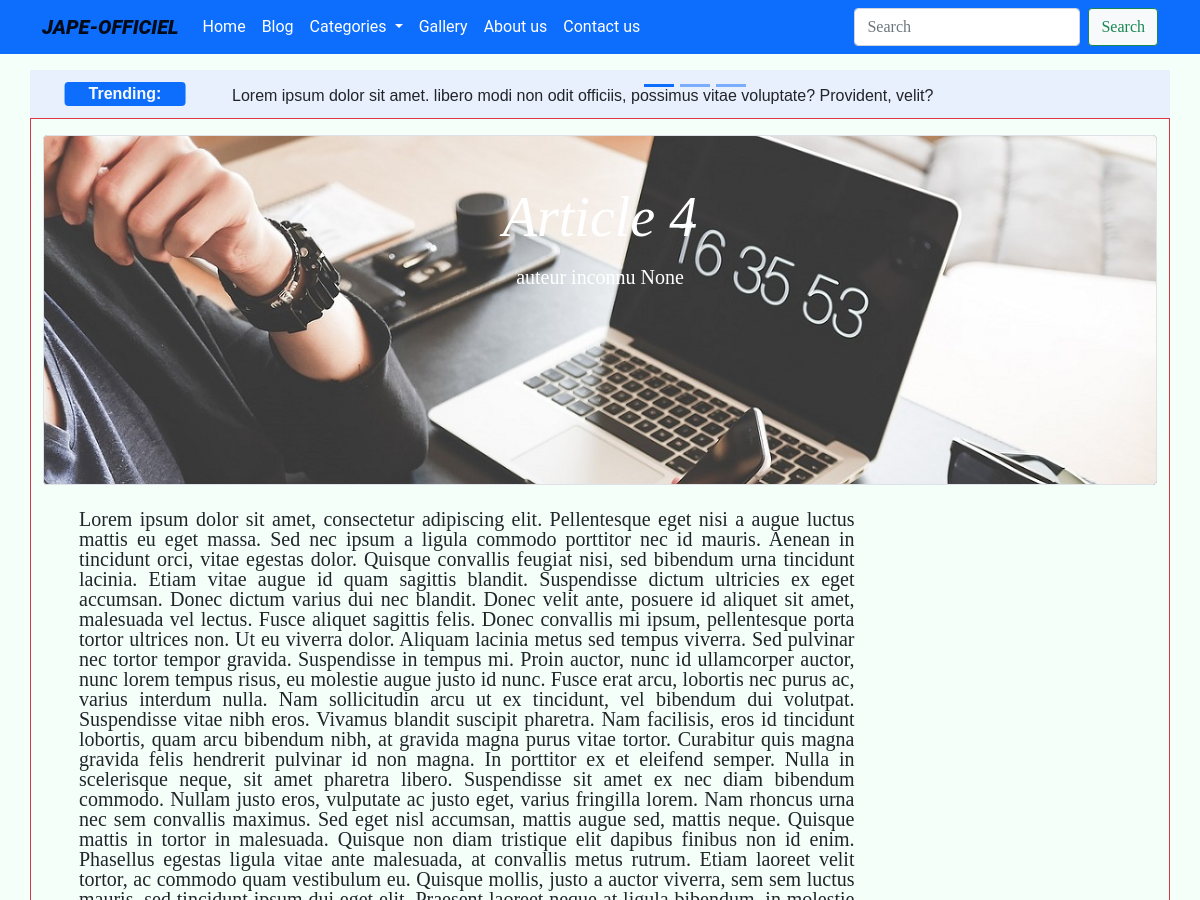
Page /post/article-4 (upper part) on the earlier database version.
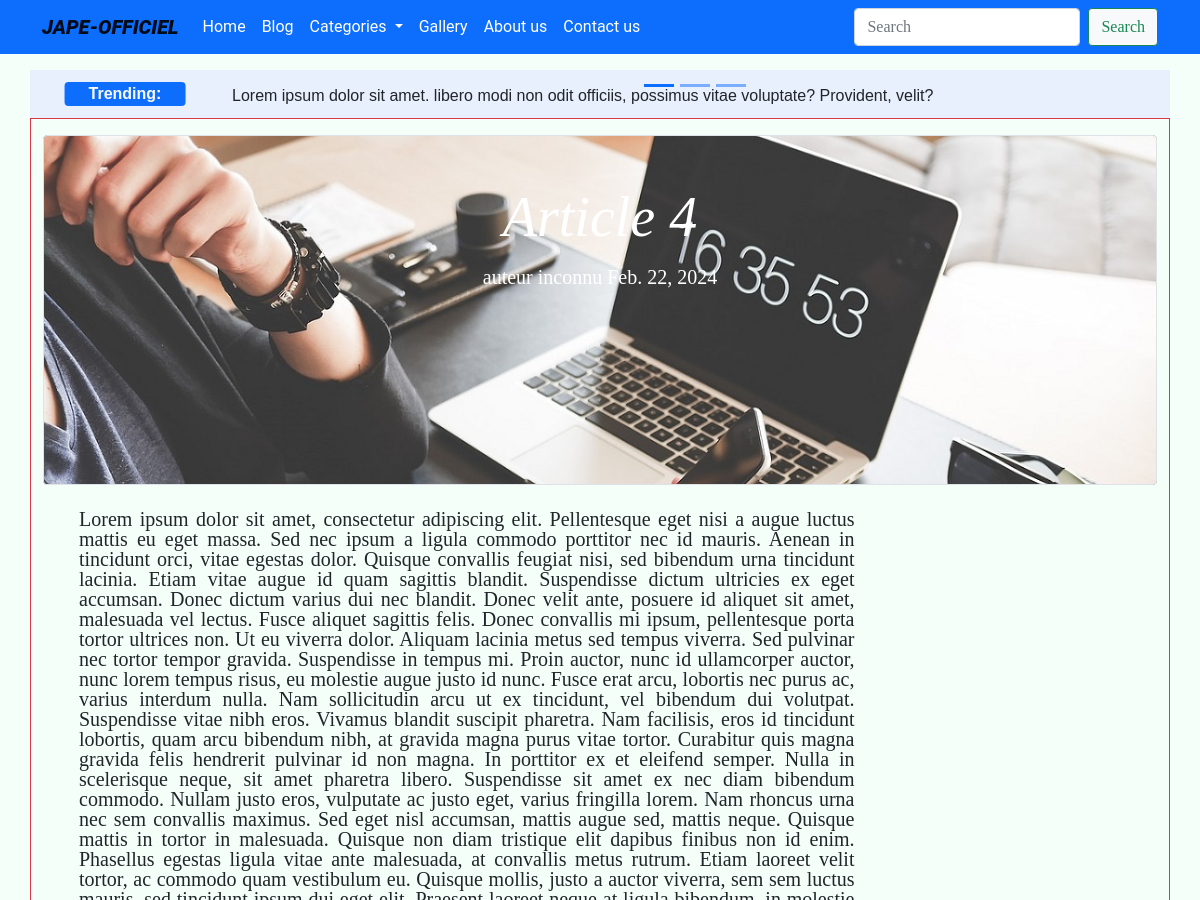
Same page on the later database version.
### blog/models.py (models this page shows, shortened)
class BlogPost(models.Model):
    title = models.CharField(max_length=255, unique=True, verbose_name='Titre')
    slug = models.SlugField(max_length=255, unique=True, blank=True)
    author = models.ForeignKey(User, on_delete=models.SET_NULL, null=True, blank=True)
    last_update = models.DateTimeField(auto_now=True)
    created_on = models.DateField(blank=True, null=True)
    published = models.BooleanField(default=False, verbose_name="Publié")
    image = models.ImageField(upload_to="images")
    content = models.TextField(blank=True, verbose_name='Contenu')
    class Meta:
        ordering = ['-created_on']
        verbose_name = "Article"
    @property
    def author_or_default(self):
        return self.author.last_name if self.author else "auteur inconnu"

### blog/views.py (the view)
# urls.py: path('post/<str:slug>', post_view, name="post_view"),
def post_view(request, slug):
    post = BlogPost.objects.get(slug=slug)
    return render(request, "blog/post_view.html", context={"post": post})

### blog/templates/blog/post_view.html (shortened to what this page needs)
{% extends 'base.html' %}
{% block content %}
<section class="container border border-danger">
    <div class="col-12 border mt-3 mb-3 p-4 p-md-5 mb-4 rounded bg-dark"
         style="background-image: url('{{ post.image.url }}'); height: 350px; filter: brightness(100%); background-size: cover;">
        <div class="col-md-6 w-100 text-white" style="margin-top: 0%;">
            <h1 class="display-4 fst-italic text-center text-white"> {{ post.title }}</h1>
            <p class="lead my-3 text-center">
                {{ post.author_or_default }} {{ post.created_on }}
            </p>
        </div>
    </div>
    <div class="row container m-0">
        <div class="col-lg-9">
            <article>
                <div>
                    <p class="lead">{{ post.content|safe }}</p>
                </div>
            </article>
        </div>
    </div>
</section>
{% endblock %}

Differences in the rows shown:
changed BlogPost "Article 4": created_on "None" → "Feb. 22, 2024"
